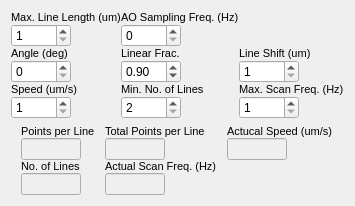
                     <widget class="QWidget" name="angularParams">
                      <layout class="QVBoxLayout" name="verticalLayout_10">
                       <item>
                        <layout class="QVBoxLayout" name="verticalLayout_6">
                         <item>
                          <layout class="QGridLayout" name="gridLayout_25">
                           <property name="spacing">
                            <number>0</number>
                           </property>
                           <item row="0" column="0">
                            <layout class="QVBoxLayout" name="verticalLayout_38">
                             <property name="spacing">
                              <number>0</number>
                             </property>
                             <item>
                              <widget class="QLabel" name="label_41">
                               <property name="sizePolicy">
                                <sizepolicy hsizetype="Minimum" vsizetype="Minimum">
                                 <horstretch>0</horstretch>
                                 <verstretch>0</verstretch>
                                </sizepolicy>
                               </property>
                               <property name="font">
                                <font>
                                 <pointsize>8</pointsize>
                                </font>
                               </property>
                               <property name="text">
                                <string>Max. Line Length (um)</string>
                               </property>
                              </widget>
                             </item>
                             <item>
                              <widget class="QSpinBox" name="maxLineLen">
                               <property name="sizePolicy">
                                <sizepolicy hsizetype="Minimum" vsizetype="Minimum">
                                 <horstretch>0</horstretch>
                                 <verstretch>0</verstretch>
                                </sizepolicy>
                               </property>
                               <property name="maximumSize">
                                <size>
                                 <width>60</width>
                                 <height>30</height>
                                </size>
                               </property>
                               <property name="minimum">
                                <number>1</number>
                               </property>
                               <property name="maximum">
                                <number>999</number>
                               </property>
                              </widget>
                             </item>
                            </layout>
                           </item>
                           <item row="0" column="1">
                            <layout class="QVBoxLayout" name="verticalLayout_39">
                             <property name="spacing">
                              <number>0</number>
                             </property>
                             <item>
                              <widget class="QLabel" name="label_42">
                               <property name="sizePolicy">
                                <sizepolicy hsizetype="Minimum" vsizetype="Minimum">
                                 <horstretch>0</horstretch>
                                 <verstretch>0</verstretch>
                                </sizepolicy>
                               </property>
                               <property name="minimumSize">
                                <size>
                                 <width>0</width>
                                 <height>0</height>
                                </size>
                               </property>
                               <property name="font">
                                <font>
                                 <pointsize>8</pointsize>
                                </font>
                               </property>
                               <property name="text">
                                <string>AO Sampling Freq. (Hz)</string>
                               </property>
                              </widget>
                             </item>
                             <item>
                              <widget class="QSpinBox" name="angAoSampFreq">
                               <property name="sizePolicy">
                                <sizepolicy hsizetype="Minimum" vsizetype="Minimum">
                                 <horstretch>0</horstretch>
                                 <verstretch>0</verstretch>
                                </sizepolicy>
                               </property>
                               <property name="minimumSize">
                                <size>
                                 <width>0</width>
                                 <height>20</height>
                                </size>
                               </property>
                               <property name="maximumSize">
                                <size>
                                 <width>60</width>
                                 <height>30</height>
                                </size>
                               </property>
                               <property name="maximum">
                                <number>99999999</number>
                               </property>
                              </widget>
                             </item>
                            </layout>
                           </item>
                           <item row="1" column="0">
                            <layout class="QVBoxLayout" name="verticalLayout_40">
                             <property name="spacing">
                              <number>0</number>
                             </property>
                             <item>
                              <widget class="QLabel" name="label_43">
                               <property name="sizePolicy">
                                <sizepolicy hsizetype="Minimum" vsizetype="Minimum">
                                 <horstretch>0</horstretch>
                                 <verstretch>0</verstretch>
                                </sizepolicy>
                               </property>
                               <property name="font">
                                <font>
                                 <pointsize>8</pointsize>
                                </font>
                               </property>
                               <property name="text">
                                <string>Angle (deg)</string>
                               </property>
                              </widget>
                             </item>
                             <item>
                              <widget class="QSpinBox" name="angle">
                               <property name="sizePolicy">
                                <sizepolicy hsizetype="Minimum" vsizetype="Minimum">
                                 <horstretch>0</horstretch>
                                 <verstretch>0</verstretch>
                                </sizepolicy>
                               </property>
                               <property name="maximumSize">
                                <size>
                                 <width>60</width>
                                 <height>30</height>
                                </size>
                               </property>
                               <property name="maximum">
                                <number>179</number>
                               </property>
                              </widget>
                             </item>
                            </layout>
                           </item>
                           <item row="1" column="1">
                            <layout class="QVBoxLayout" name="verticalLayout_43">
                             <property name="spacing">
                              <number>0</number>
                             </property>
                             <item>
                              <widget class="QLabel" name="label_46">
                               <property name="sizePolicy">
                                <sizepolicy hsizetype="Minimum" vsizetype="Minimum">
                                 <horstretch>0</horstretch>
                                 <verstretch>0</verstretch>
                                </sizepolicy>
                               </property>
                               <property name="font">
                                <font>
                                 <pointsize>8</pointsize>
                                </font>
                               </property>
                               <property name="text">
                                <string>Linear Frac.</string>
                               </property>
                              </widget>
                             </item>
                             <item>
                              <widget class="QDoubleSpinBox" name="solLinFrac">
                               <property name="sizePolicy">
                                <sizepolicy hsizetype="Minimum" vsizetype="Minimum">
                                 <horstretch>0</horstretch>
                                 <verstretch>0</verstretch>
                                </sizepolicy>
                               </property>
                               <property name="maximumSize">
                                <size>
                                 <width>60</width>
                                 <height>30</height>
                                </size>
                               </property>
                               <property name="decimals">
                                <number>2</number>
                               </property>
                               <property name="minimum">
                                <double>0.050000000000000</double>
                               </property>
                               <property name="maximum">
                                <double>0.950000000000000</double>
                               </property>
                               <property name="singleStep">
                                <double>0.010000000000000</double>
                               </property>
                               <property name="value">
                                <double>0.900000000000000</double>
                               </property>
                              </widget>
                             </item>
                            </layout>
                           </item>
                           <item row="1" column="2">
                            <layout class="QVBoxLayout" name="verticalLayout_41">
                             <property name="spacing">
                              <number>0</number>
                             </property>
                             <item>
                              <widget class="QLabel" name="label_44">
                               <property name="sizePolicy">
                                <sizepolicy hsizetype="Minimum" vsizetype="Minimum">
                                 <horstretch>0</horstretch>
                                 <verstretch>0</verstretch>
                                </sizepolicy>
                               </property>
                               <property name="font">
                                <font>
                                 <pointsize>8</pointsize>
                                </font>
                               </property>
                               <property name="text">
                                <string>Line Shift (um)</string>
                               </property>
                              </widget>
                             </item>
                             <item>
                              <widget class="QSpinBox" name="lineShift">
                               <property name="sizePolicy">
                                <sizepolicy hsizetype="Minimum" vsizetype="Minimum">
                                 <horstretch>0</horstretch>
                                 <verstretch>0</verstretch>
                                </sizepolicy>
                               </property>
                               <property name="maximumSize">
                                <size>
                                 <width>60</width>
                                 <height>30</height>
                                </size>
                               </property>
                               <property name="minimum">
                                <number>1</number>
                               </property>
                               <property name="maximum">
                                <number>100</number>
                               </property>
                              </widget>
                             </item>
                            </layout>
                           </item>
                           <item row="2" column="0">
                            <layout class="QVBoxLayout" name="verticalLayout_42">
                             <property name="spacing">
                              <number>0</number>
                             </property>
                             <item>
                              <widget class="QLabel" name="label_45">
                               <property name="sizePolicy">
                                <sizepolicy hsizetype="Minimum" vsizetype="Minimum">
                                 <horstretch>0</horstretch>
                                 <verstretch>0</verstretch>
                                </sizepolicy>
                               </property>
                               <property name="font">
                                <font>
                                 <pointsize>8</pointsize>
                                </font>
                               </property>
                               <property name="text">
                                <string>Speed (um/s)</string>
                               </property>
                              </widget>
                             </item>
                             <item>
                              <widget class="QSpinBox" name="solAngScanSpeed">
                               <property name="sizePolicy">
                                <sizepolicy hsizetype="Minimum" vsizetype="Minimum">
                                 <horstretch>0</horstretch>
                                 <verstretch>0</verstretch>
                                </sizepolicy>
                               </property>
                               <property name="minimumSize">
                                <size>
                                 <width>50</width>
                                 <height>0</height>
                                </size>
                               </property>
                               <property name="maximumSize">
                                <size>
                                 <width>60</width>
                                 <height>30</height>
                                </size>
                               </property>
                               <property name="minimum">
                                <number>1</number>
                               </property>
                               <property name="maximum">
                                <number>99999</number>
                               </property>
                              </widget>
                             </item>
                            </layout>
                           </item>
                           <item row="2" column="1">
                            <layout class="QVBoxLayout" name="verticalLayout_48">
                             <property name="spacing">
                              <number>0</number>
                             </property>
                             <item>
                              <widget class="QLabel" name="label_51">
                               <property name="sizePolicy">
                                <sizepolicy hsizetype="Minimum" vsizetype="Minimum">
                                 <horstretch>0</horstretch>
                                 <verstretch>0</verstretch>
                                </sizepolicy>
                               </property>
                               <property name="font">
                                <font>
                                 <pointsize>8</pointsize>
                                </font>
                               </property>
                               <property name="text">
                                <string>Min. No. of Lines</string>
                               </property>
                              </widget>
                             </item>
                             <item>
                              <widget class="QSpinBox" name="minNumLines">
                               <property name="sizePolicy">
                                <sizepolicy hsizetype="Minimum" vsizetype="Minimum">
                                 <horstretch>0</horstretch>
                                 <verstretch>0</verstretch>
                                </sizepolicy>
                               </property>
                               <property name="maximumSize">
                                <size>
                                 <width>60</width>
                                 <height>30</height>
                                </size>
                               </property>
                               <property name="minimum">
                                <number>2</number>
                               </property>
                               <property name="maximum">
                                <number>99999</number>
                               </property>
                               <property name="singleStep">
                                <number>2</number>
                               </property>
                              </widget>
                             </item>
                            </layout>
                           </item>
                           <item row="2" column="2">
                            <layout class="QVBoxLayout" name="verticalLayout_49">
                             <property name="spacing">
                              <number>0</number>
                             </property>
                             <item>
                              <widget class="QLabel" name="label_52">
                               <property name="sizePolicy">
                                <sizepolicy hsizetype="Minimum" vsizetype="Minimum">
                                 <horstretch>0</horstretch>
                                 <verstretch>0</verstretch>
                                </sizepolicy>
                               </property>
                               <property name="font">
                                <font>
                                 <pointsize>8</pointsize>
                                </font>
                               </property>
                               <property name="text">
                                <string>Max. Scan Freq. (Hz)</string>
                               </property>
                              </widget>
                             </item>
                             <item>
                              <widget class="QSpinBox" name="maxScanFreq">
                               <property name="sizePolicy">
                                <sizepolicy hsizetype="Minimum" vsizetype="Minimum">
                                 <horstretch>0</horstretch>
                                 <verstretch>0</verstretch>
                                </sizepolicy>
                               </property>
                               <property name="maximumSize">
                                <size>
                                 <width>60</width>
                                 <height>30</height>
                                </size>
                               </property>
                               <property name="minimum">
                                <number>1</number>
                               </property>
                               <property name="maximum">
                                <number>9999</number>
                               </property>
                              </widget>
                             </item>
                            </layout>
                           </item>
                          </layout>
                         </item>
                         <item>
                          <layout class="QGridLayout" name="gridLayout_23">
                           <property name="spacing">
                            <number>0</number>
                           </property>
                           <item row="0" column="0">
                            <layout class="QVBoxLayout" name="verticalLayout_44">
                             <property name="spacing">
                              <number>0</number>
                             </property>
                             <item>
                              <widget class="QLabel" name="label_47">
                               <property name="sizePolicy">
                                <sizepolicy hsizetype="Minimum" vsizetype="Minimum">
                                 <horstretch>0</horstretch>
                                 <verstretch>0</verstretch>
                                </sizepolicy>
                               </property>
                               <property name="font">
                                <font>
                                 <pointsize>8</pointsize>
                                </font>
                               </property>
                               <property name="text">
                                <string>Points per Line</string>
                               </property>
                              </widget>
                             </item>
                             <item>
                              <widget class="QLineEdit" name="solPointsPerLine">
                               <property name="enabled">
                                <bool>false</bool>
                               </property>
                               <property name="sizePolicy">
                                <sizepolicy hsizetype="Minimum" vsizetype="Minimum">
                                 <horstretch>0</horstretch>
                                 <verstretch>0</verstretch>
                                </sizepolicy>
                               </property>
                               <property name="maximumSize">
                                <size>
                                 <width>60</width>
                                 <height>30</height>
                                </size>
                               </property>
                               <property name="readOnly">
                                <bool>true</bool>
                               </property>
                              </widget>
                             </item>
                            </layout>
                           </item>
                           <item row="0" column="1">
                            <layout class="QVBoxLayout" name="verticalLayout_45">
                             <property name="spacing">
                              <number>0</number>
                             </property>
                             <item>
                              <widget class="QLabel" name="label_48">
                               <property name="sizePolicy">
                                <sizepolicy hsizetype="Minimum" vsizetype="Minimum">
                                 <horstretch>0</horstretch>
                                 <verstretch>0</verstretch>
                                </sizepolicy>
                               </property>
                               <property name="font">
                                <font>
                                 <pointsize>8</pointsize>
                                </font>
                               </property>
                               <property name="text">
                                <string>Total Points per Line</string>
                               </property>
                              </widget>
                             </item>
                             <item>
                              <widget class="QLineEdit" name="solTotPointsPerLine">
                               <property name="enabled">
                                <bool>false</bool>
                               </property>
                               <property name="sizePolicy">
                                <sizepolicy hsizetype="Minimum" vsizetype="Minimum">
                                 <horstretch>0</horstretch>
                                 <verstretch>0</verstretch>
                                </sizepolicy>
                               </property>
                               <property name="maximumSize">
                                <size>
                                 <width>60</width>
                                 <height>30</height>
                                </size>
                               </property>
                               <property name="readOnly">
                                <bool>true</bool>
                               </property>
                              </widget>
                             </item>
                            </layout>
                           </item>
                           <item row="0" column="2">
                            <layout class="QVBoxLayout" name="verticalLayout_50">
                             <property name="spacing">
                              <number>0</number>
                             </property>
                             <item>
                              <widget class="QLabel" name="label_53">
                               <property name="sizePolicy">
                                <sizepolicy hsizetype="Minimum" vsizetype="Minimum">
                                 <horstretch>0</horstretch>
                                 <verstretch>0</verstretch>
                                </sizepolicy>
                               </property>
                               <property name="font">
                                <font>
                                 <pointsize>8</pointsize>
                                </font>
                               </property>
                               <property name="text">
                                <string>Actucal Speed (um/s)</string>
                               </property>
                              </widget>
                             </item>
                             <item>
                              <widget class="QLineEdit" name="solAngActualSpeed">
                               <property name="enabled">
                                <bool>false</bool>
                               </property>
                               <property name="sizePolicy">
                                <sizepolicy hsizetype="Minimum" vsizetype="Minimum">
                                 <horstretch>0</horstretch>
                                 <verstretch>0</verstretch>
                                </sizepolicy>
                               </property>
                               <property name="maximumSize">
                                <size>
                                 <width>60</width>
                                 <height>30</height>
                                </size>
                               </property>
                               <property name="readOnly">
                                <bool>true</bool>
                               </property>
                              </widget>
                             </item>
                            </layout>
                           </item>
                           <item row="1" column="0">
                            <layout class="QVBoxLayout" name="verticalLayout_46">
                             <property name="spacing">
                              <number>0</number>
                             </property>
                             <item>
                              <widget class="QLabel" name="label_49">
                               <property name="sizePolicy">
                                <sizepolicy hsizetype="Minimum" vsizetype="Minimum">
                                 <horstretch>0</horstretch>
                                 <verstretch>0</verstretch>
                                </sizepolicy>
                               </property>
                               <property name="font">
                                <font>
                                 <pointsize>8</pointsize>
                                </font>
                               </property>
                               <property name="text">
                                <string>No. of Lines</string>
                               </property>
                              </widget>
                             </item>
                             <item>
                              <widget class="QLineEdit" name="solNumLines">
                               <property name="enabled">
                                <bool>false</bool>
                               </property>
                               <property name="sizePolicy">
                                <sizepolicy hsizetype="Minimum" vsizetype="Minimum">
                                 <horstretch>0</horstretch>
                                 <verstretch>0</verstretch>
                                </sizepolicy>
                               </property>
                               <property name="maximumSize">
                                <size>
                                 <width>60</width>
                                 <height>30</height>
                                </size>
                               </property>
                               <property name="readOnly">
                                <bool>true</bool>
                               </property>
                              </widget>
                             </item>
                            </layout>
                           </item>
                           <item row="1" column="1">
                            <layout class="QVBoxLayout" name="verticalLayout_47">
                             <property name="spacing">
                              <number>0</number>
                             </property>
                             <item>
                              <widget class="QLabel" name="label_50">
                               <property name="sizePolicy">
                                <sizepolicy hsizetype="Minimum" vsizetype="Minimum">
                                 <horstretch>0</horstretch>
                                 <verstretch>0</verstretch>
                                </sizepolicy>
                               </property>
                               <property name="font">
                                <font>
                                 <pointsize>8</pointsize>
                                </font>
                               </property>
                               <property name="text">
                                <string>Actual Scan Freq. (Hz)</string>
                               </property>
                              </widget>
                             </item>
                             <item>
                              <widget class="QLineEdit" name="solActualScanFreq">
                               <property name="enabled">
                                <bool>false</bool>
                               </property>
                               <property name="sizePolicy">
                                <sizepolicy hsizetype="Minimum" vsizetype="Minimum">
                                 <horstretch>0</horstretch>
                                 <verstretch>0</verstretch>
                                </sizepolicy>
                               </property>
                               <property name="maximumSize">
                                <size>
                                 <width>60</width>
                                 <height>30</height>
                                </size>
                               </property>
                               <property name="readOnly">
                                <bool>true</bool>
                               </property>
                              </widget>
                             </item>
                            </layout>
                           </item>
                          </layout>
                         </item>
                        </layout>
                       </item>
                      </layout>
                     </widget>
